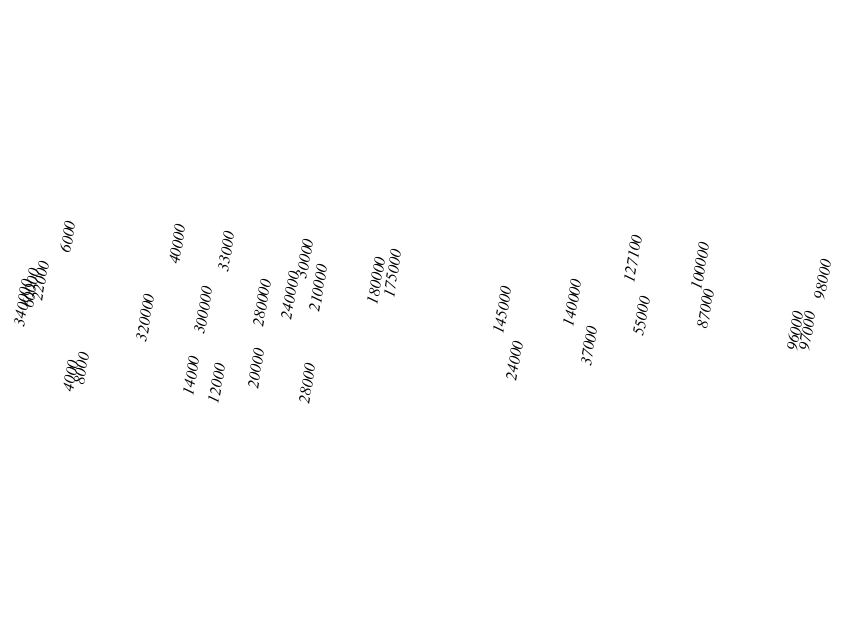

Notebook cell for this chart:
### Code cell
number_of_people_chart

### Figure 1 — Vega-Lite specification as saved in the notebook (floating-point values rounded to 4 significant figures)
{"config": {"view": {"continuousWidth": 400, "continuousHeight": 300}}, "data": {"name": "data-f7f7fbaf960e000418220a6883841f34"}, "mark": {"type": "text", "angle": 280, "fontSize": 8, "fontStyle": "italic"}, "encoding": {"latitude": {"field": "LATP", "type": "quantitative"}, "longitude": {"field": "LONP", "type": "quantitative"}, "text": {"type": "quantitative", "field": "SURV"}}, "$schema": "https://vega.github.io/schema/vega-lite/v4.0.2.json", "datasets": {"data-f7f7fbaf960e000418220a6883841f34": [{"LONP": 24.54, "LATP": 55.5, "SURV": 22000, "DIR": "A", "DIV": 3}, {"LONP": 25.14, "LATP": 56.1, "SURV": 6000, "DIR": "A", "DIV": 3}, {"LONP": 24.36, "LATP": 55.4, "SURV": 60000, "DIR": "A", "DIV": 2}, {"LONP": 26.96, "LATP": 56.0, "SURV": 40000, "DIR": "A", "DIV": 2}, {"LONP": 27.76, "LATP": 55.9, "SURV": 33000, "DIR": "A", "DIV": 2}, {"LONP": 29.06, "LATP": 55.8, "SURV": 30000, "DIR": "A", "DIV": 2}, {"LONP": 28.66, "LATP": 54.12, "SURV": 28000, "DIR": "R", "DIV": 2}, {"LONP": 27.86, "LATP": 54.32, "SURV": 20000, "DIR": "R", "DIV": 2}, {"LONP": 27.16, "LATP": 54.12, "SURV": 12000, "DIR": "R", "DIV": 2}, {"LONP": 26.76, "LATP": 54.22, "SURV": 14000, "DIR": "R", "DIV": 2}, {"LONP": 24.96, "LATP": 54.32, "SURV": 8000, "DIR": "R", "DIV": 2}, {"LONP": 24.76, "LATP": 54.22, "SURV": 4000, "DIR": "R", "DIV": 2}, {"LONP": 24.18, "LATP": 55.2, "SURV": 340000, "DIR": "A", "DIV": 1}, {"LONP": 26.18, "LATP": 55.0, "SURV": 320000, "DIR": "A", "DIV": 1}, {"LONP": 27.18, "LATP": 55.1, "SURV": 300000, "DIR": "A", "DIV": 1}, {"LONP": 28.18, "LATP": 55.2, "SURV": 280000, "DIR": "A", "DIV": 1}, {"LONP": 28.68, "LATP": 55.3, "SURV": 240000, "DIR": "A", "DIV": 1}, {"LONP": 29.18, "LATP": 55.4, "SURV": 210000, "DIR": "A", "DIV": 1}, {"LONP": 30.18, "LATP": 55.5, "SURV": 180000, "DIR": "A", "DIV": 1}, {"LONP": 30.48, "LATP": 55.6, "SURV": 175000, "DIR": "A", "DIV": 1}, {"LONP": 32.18, "LATP": 55.1, "SURV": 145000, "DIR": "A", "DIV": 1}, {"LONP": 33.38, "LATP": 55.2, "SURV": 140000, "DIR": "A", "DIV": 1}, {"LONP": 34.58, "LATP": 55.8, "SURV": 127100, "DIR": "A", "DIV": 1}, {"LONP": 35.68, "LATP": 55.7, "SURV": 100000, "DIR": "A", "DIV": 1}, {"LONP": 37.68, "LATP": 55.52, "SURV": 98000, "DIR": "R", "DIV": 1}, {"LONP": 37.18, "LATP": 54.82, "SURV": 97000, "DIR": "R", "DIV": 1}, {"LONP": 36.98, "LATP": 54.82, "SURV": 96000, "DIR": "R", "DIV": 1}, {"LONP": 35.58, "LATP": 55.12, "SURV": 87000, "DIR": "R", "DIV": 1}, {"LONP": 34.48, "LATP": 55.02, "SURV": 55000, "DIR": "R", "DIV": 1}, {"LONP": 33.48, "LATP": 54.62, "SURV": 37000, "DIR": "R", "DIV": 1}, {"LONP": 32.18, "LATP": 54.42, "SURV": 24000, "DIR": "R", "DIV": 1}]}}
